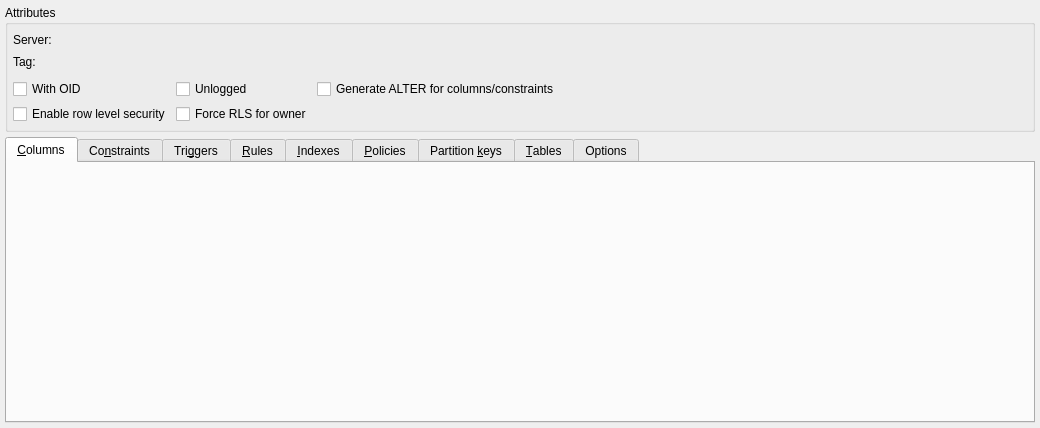
<?xml version="1.0" encoding="UTF-8"?>
<ui version="4.0">
 <class>TableWidget</class>
 <widget class="QWidget" name="TableWidget">
  <property name="geometry">
   <rect>
    <x>0</x>
    <y>0</y>
    <width>1040</width>
    <height>428</height>
   </rect>
  </property>
  <property name="sizePolicy">
   <sizepolicy hsizetype="Preferred" vsizetype="Expanding">
    <horstretch>0</horstretch>
    <verstretch>0</verstretch>
   </sizepolicy>
  </property>
  <layout class="QGridLayout" name="table_grid">
   <property name="leftMargin">
    <number>5</number>
   </property>
   <property name="topMargin">
    <number>5</number>
   </property>
   <property name="rightMargin">
    <number>5</number>
   </property>
   <property name="bottomMargin">
    <number>5</number>
   </property>
   <property name="spacing">
    <number>5</number>
   </property>
   <item row="1" column="0" colspan="2">
    <widget class="QGroupBox" name="attributes_gb">
     <property name="title">
      <string>Attributes</string>
     </property>
     <layout class="QGridLayout" name="gridLayout_2">
      <property name="leftMargin">
       <number>5</number>
      </property>
      <property name="topMargin">
       <number>5</number>
      </property>
      <property name="rightMargin">
       <number>5</number>
      </property>
      <property name="bottomMargin">
       <number>5</number>
      </property>
      <property name="spacing">
       <number>5</number>
      </property>
      <item row="2" column="0" colspan="2">
       <layout class="QGridLayout" name="gridLayout">
        <property name="topMargin">
         <number>5</number>
        </property>
        <property name="spacing">
         <number>5</number>
        </property>
        <item row="0" column="1">
         <widget class="QCheckBox" name="unlogged_chk">
          <property name="sizePolicy">
           <sizepolicy hsizetype="Preferred" vsizetype="Fixed">
            <horstretch>0</horstretch>
            <verstretch>0</verstretch>
           </sizepolicy>
          </property>
          <property name="text">
           <string>Unlogged</string>
          </property>
         </widget>
        </item>
        <item row="0" column="0">
         <widget class="QCheckBox" name="with_oids_chk">
          <property name="sizePolicy">
           <sizepolicy hsizetype="Preferred" vsizetype="Fixed">
            <horstretch>0</horstretch>
            <verstretch>0</verstretch>
           </sizepolicy>
          </property>
          <property name="text">
           <string>With OID</string>
          </property>
          <property name="checked">
           <bool>false</bool>
          </property>
         </widget>
        </item>
        <item row="1" column="0">
         <widget class="QCheckBox" name="enable_rls_chk">
          <property name="sizePolicy">
           <sizepolicy hsizetype="Preferred" vsizetype="Fixed">
            <horstretch>0</horstretch>
            <verstretch>0</verstretch>
           </sizepolicy>
          </property>
          <property name="text">
           <string>Enable row level security</string>
          </property>
         </widget>
        </item>
        <item row="0" column="2">
         <widget class="QCheckBox" name="gen_alter_cmds_chk">
          <property name="sizePolicy">
           <sizepolicy hsizetype="Expanding" vsizetype="Fixed">
            <horstretch>0</horstretch>
            <verstretch>0</verstretch>
           </sizepolicy>
          </property>
          <property name="text">
           <string>Generate ALTER for columns/constraints</string>
          </property>
         </widget>
        </item>
        <item row="1" column="1">
         <widget class="QCheckBox" name="force_rls_chk">
          <property name="enabled">
           <bool>true</bool>
          </property>
          <property name="sizePolicy">
           <sizepolicy hsizetype="Preferred" vsizetype="Fixed">
            <horstretch>0</horstretch>
            <verstretch>0</verstretch>
           </sizepolicy>
          </property>
          <property name="text">
           <string>Force RLS for owner</string>
          </property>
         </widget>
        </item>
       </layout>
      </item>
      <item row="1" column="1">
       <widget class="QWidget" name="tag_sel_parent" native="true"/>
      </item>
      <item row="1" column="0">
       <widget class="QLabel" name="tag_lbl">
        <property name="sizePolicy">
         <sizepolicy hsizetype="Fixed" vsizetype="Preferred">
          <horstretch>0</horstretch>
          <verstretch>0</verstretch>
         </sizepolicy>
        </property>
        <property name="minimumSize">
         <size>
          <width>0</width>
          <height>0</height>
         </size>
        </property>
        <property name="text">
         <string>Tag:</string>
        </property>
       </widget>
      </item>
      <item row="0" column="0">
       <widget class="QLabel" name="server_lbl">
        <property name="sizePolicy">
         <sizepolicy hsizetype="Fixed" vsizetype="Preferred">
          <horstretch>0</horstretch>
          <verstretch>0</verstretch>
         </sizepolicy>
        </property>
        <property name="minimumSize">
         <size>
          <width>0</width>
          <height>0</height>
         </size>
        </property>
        <property name="text">
         <string>Server:</string>
        </property>
       </widget>
      </item>
      <item row="0" column="1">
       <widget class="QWidget" name="server_wgt" native="true">
        <property name="sizePolicy">
         <sizepolicy hsizetype="Preferred" vsizetype="Fixed">
          <horstretch>0</horstretch>
          <verstretch>0</verstretch>
         </sizepolicy>
        </property>
        <property name="minimumSize">
         <size>
          <width>0</width>
          <height>20</height>
         </size>
        </property>
       </widget>
      </item>
     </layout>
    </widget>
   </item>
   <item row="2" column="0" colspan="2">
    <widget class="QTabWidget" name="attributes_tbw">
     <property name="currentIndex">
      <number>0</number>
     </property>
     <property name="iconSize">
      <size>
       <width>22</width>
       <height>22</height>
      </size>
     </property>
     <widget class="QWidget" name="tab">
      <attribute name="icon">
       <iconset resource="../../res/resources.qrc">
        <normaloff>:/icons/icons/column.png</normaloff>:/icons/icons/column.png</iconset>
      </attribute>
      <attribute name="title">
       <string>&amp;Columns</string>
      </attribute>
     </widget>
     <widget class="QWidget" name="tab_4">
      <attribute name="icon">
       <iconset resource="../../res/resources.qrc">
        <normaloff>:/icons/icons/constraint.png</normaloff>:/icons/icons/constraint.png</iconset>
      </attribute>
      <attribute name="title">
       <string>Co&amp;nstraints</string>
      </attribute>
     </widget>
     <widget class="QWidget" name="tab_5">
      <attribute name="icon">
       <iconset resource="../../res/resources.qrc">
        <normaloff>:/icons/icons/trigger.png</normaloff>:/icons/icons/trigger.png</iconset>
      </attribute>
      <attribute name="title">
       <string>Tri&amp;ggers</string>
      </attribute>
     </widget>
     <widget class="QWidget" name="tab_6">
      <attribute name="icon">
       <iconset resource="../../res/resources.qrc">
        <normaloff>:/icons/icons/rule.png</normaloff>:/icons/icons/rule.png</iconset>
      </attribute>
      <attribute name="title">
       <string>&amp;Rules</string>
      </attribute>
     </widget>
     <widget class="QWidget" name="tab_3">
      <attribute name="icon">
       <iconset resource="../../res/resources.qrc">
        <normaloff>:/icons/icons/index.png</normaloff>:/icons/icons/index.png</iconset>
      </attribute>
      <attribute name="title">
       <string>&amp;Indexes</string>
      </attribute>
     </widget>
     <widget class="QWidget" name="tab_7">
      <attribute name="icon">
       <iconset resource="../../res/resources.qrc">
        <normaloff>:/icons/icons/policy.png</normaloff>:/icons/icons/policy.png</iconset>
      </attribute>
      <attribute name="title">
       <string>&amp;Policies</string>
      </attribute>
     </widget>
     <widget class="QWidget" name="tab_8">
      <attribute name="title">
       <string>Partition &amp;keys</string>
      </attribute>
      <layout class="QGridLayout" name="partitioning_grid">
       <property name="leftMargin">
        <number>5</number>
       </property>
       <property name="topMargin">
        <number>5</number>
       </property>
       <property name="rightMargin">
        <number>5</number>
       </property>
       <property name="bottomMargin">
        <number>5</number>
       </property>
       <property name="spacing">
        <number>5</number>
       </property>
       <item row="0" column="0">
        <widget class="QLabel" name="partitioning_type_lbl">
         <property name="sizePolicy">
          <sizepolicy hsizetype="Fixed" vsizetype="Preferred">
           <horstretch>0</horstretch>
           <verstretch>0</verstretch>
          </sizepolicy>
         </property>
         <property name="text">
          <string>Partitioning:</string>
         </property>
        </widget>
       </item>
       <item row="0" column="1">
        <layout class="QHBoxLayout" name="horizontalLayout">
         <property name="spacing">
          <number>5</number>
         </property>
         <item>
          <widget class="QComboBox" name="partitioning_type_cmb">
           <property name="minimumSize">
            <size>
             <width>150</width>
             <height>0</height>
            </size>
           </property>
           <property name="iconSize">
            <size>
             <width>28</width>
             <height>28</height>
            </size>
           </property>
          </widget>
         </item>
         <item>
          <spacer name="horizontalSpacer">
           <property name="orientation">
            <enum>Qt::Horizontal</enum>
           </property>
           <property name="sizeHint" stdset="0">
            <size>
             <width>40</width>
             <height>20</height>
            </size>
           </property>
          </spacer>
         </item>
        </layout>
       </item>
      </layout>
     </widget>
     <widget class="QWidget" name="tab_2">
      <attribute name="icon">
       <iconset resource="../../res/resources.qrc">
        <normaloff>:/icons/icons/table.png</normaloff>:/icons/icons/table.png</iconset>
      </attribute>
      <attribute name="title">
       <string>&amp;Tables</string>
      </attribute>
     </widget>
     <widget class="QWidget" name="tab_9">
      <attribute name="icon">
       <iconset resource="../../res/resources.qrc">
        <normaloff>:/icons/icons/config.png</normaloff>:/icons/icons/config.png</iconset>
      </attribute>
      <attribute name="title">
       <string>Options</string>
      </attribute>
     </widget>
    </widget>
   </item>
  </layout>
 </widget>
 <tabstops>
  <tabstop>with_oids_chk</tabstop>
  <tabstop>unlogged_chk</tabstop>
  <tabstop>gen_alter_cmds_chk</tabstop>
  <tabstop>enable_rls_chk</tabstop>
  <tabstop>force_rls_chk</tabstop>
  <tabstop>attributes_tbw</tabstop>
  <tabstop>partitioning_type_cmb</tabstop>
 </tabstops>
 <resources>
  <include location="../../res/resources.qrc"/>
  <include location="../../res/resources.qrc"/>
 </resources>
 <connections/>
</ui>
